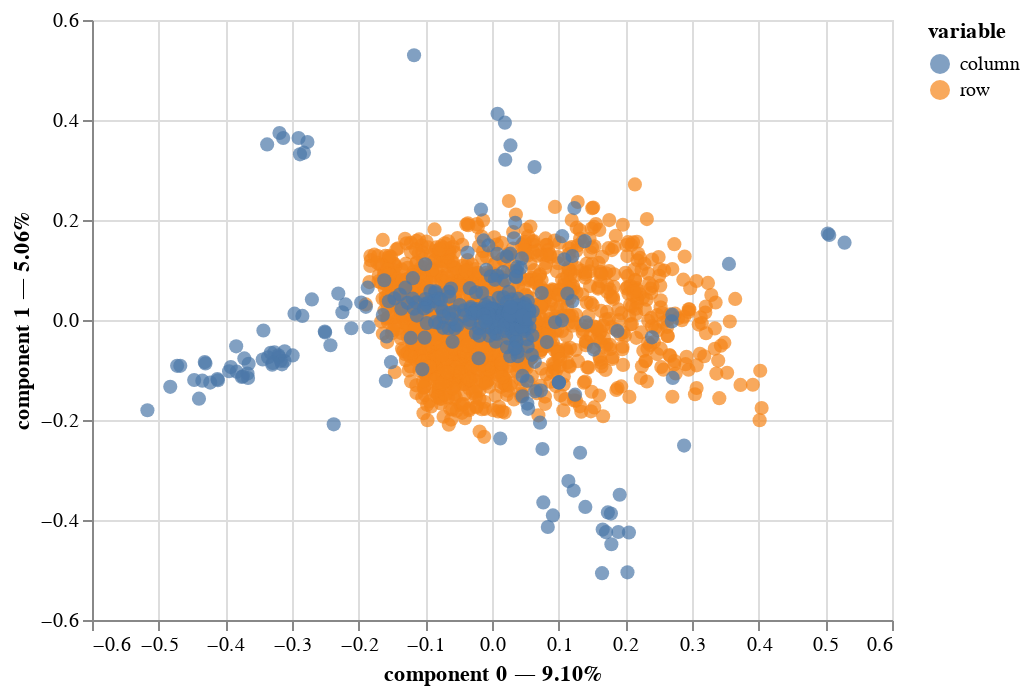

Notebook source saved alongside this figure:
### Code cell
mca.plot(
    df_adultos2,
    x_component=0,
    y_component=1,
    show_column_markers=True,
    show_row_markers=True,
    show_column_labels=False,
    show_row_labels=False
)

### Figure 1 — Vega-Lite specification as saved in the notebook (floating-point values rounded to 4 significant figures; data arrays with more than 128 entries replaced by an {"elided": "..."} marker saying what was removed)
{"config": {"view": {"continuousWidth": 400, "continuousHeight": 300}}, "layer": [{"data": {"name": "data-806dc27e367fd34f34854cb40a9e71f2"}, "mark": {"type": "circle", "size": 50}, "encoding": {"color": {"field": "variable", "type": "nominal"}, "tooltip": [{"field": "variable", "type": "nominal"}, {"field": "value", "type": "nominal"}, {"field": "component 0", "type": "quantitative"}, {"field": "component 1", "type": "quantitative"}], "x": {"axis": {"title": "component 0 — 9.10%"}, "field": "component 0", "scale": {"zero": false}, "type": "quantitative"}, "y": {"axis": {"title": "component 1 — 5.06%"}, "field": "component 1", "scale": {"zero": false}, "type": "quantitative"}}, "selection": {"selector001": {"type": "interval", "bind": "scales", "encodings": ["x", "y"]}}}, {"data": {"name": "data-7446b3952fe51cd34454663e8bb390d1"}, "mark": {"type": "circle", "size": 50}, "encoding": {"color": {"field": "variable", "type": "nominal"}, "tooltip": [{"field": "variable", "type": "nominal"}, {"field": "value", "type": "nominal"}, {"field": "component 0", "type": "quantitative"}, {"field": "component 1", "type": "quantitative"}], "x": {"axis": {"title": "component 0 — 9.10%"}, "field": "component 0", "scale": {"zero": false}, "type": "quantitative"}, "y": {"axis": {"title": "component 1 — 5.06%"}, "field": "component 1", "scale": {"zero": false}, "type": "quantitative"}}}], "$schema": "https://vega.github.io/schema/vega-lite/v4.17.0.json", "datasets": {"data-806dc27e367fd34f34854cb40a9e71f2": {"elided": "1468 records"}, "data-7446b3952fe51cd34454663e8bb390d1": {"elided": "562 records"}}}
